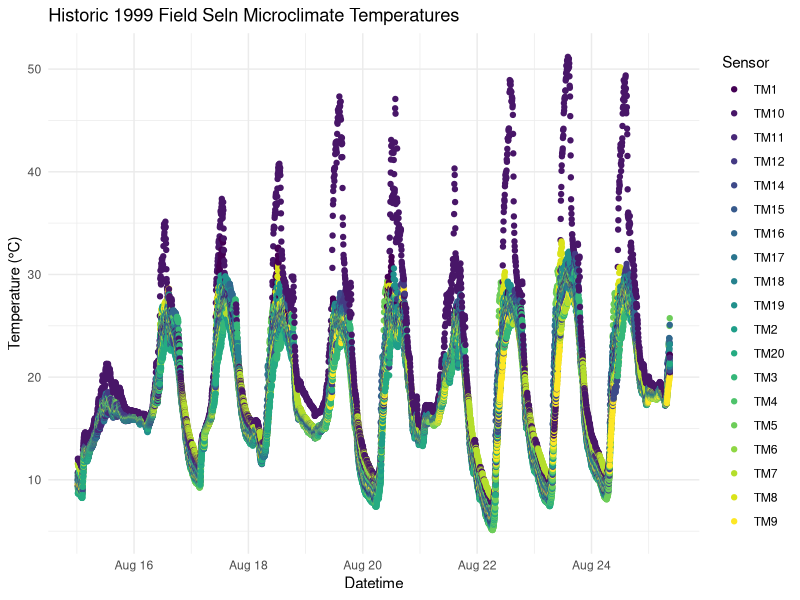
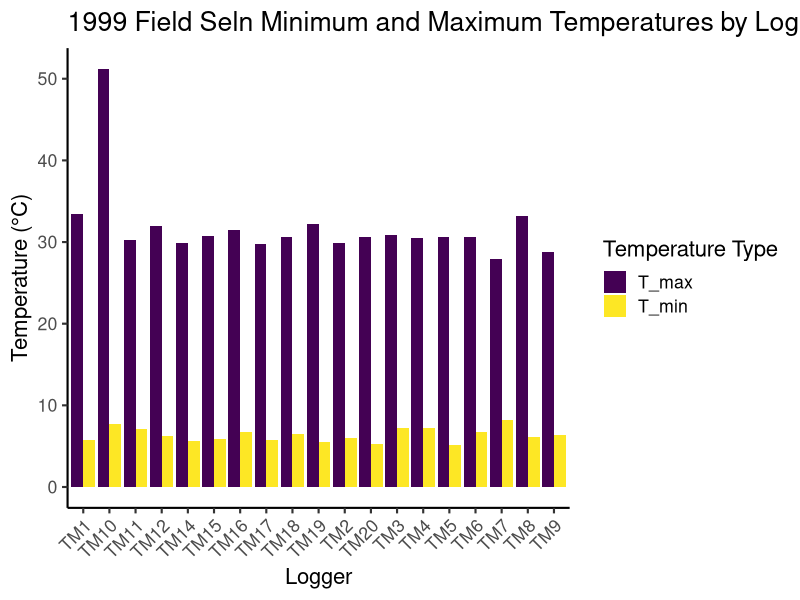

Recreate these plots in R, in order.
## Plotting Temperature Distributions from the Field Seln Expeiments from 1999
# Taylor M. Hatcher
# 
#
#
#
# install required packages
install.packages("readxl")
# Load required libraries
library(data.table)
library(ggplot2)
library(lubridate)
library(dplyr)
library(tidyr)
library(readxl)
library(viridis)


# set working directory to github repository
setwd("~/Desktop/Repos/WARP2024")

#Load data and exclude the first rows but keep header names
Colnames <- as.character(read_xlsx("UWCUH.MetData.Seln2.Aug1999.jdatecorrected.Taylorsversion.xlsx", n_max = 1, col_names = FALSE))
histmicroclimdata <- read_xlsx(path = "UWCUH.MetData.Seln2.Aug1999.jdatecorrected.Taylorsversion.xlsx", skip = 7, col_names = Colnames)

# Select for columns needed for analysis - excluding TM13 because logger seems to have been malfunctioning during recording time
histmicroclimdata <- histmicroclimdata %>%
  select("YEAR", "SITE","DATE", "JDATE", "LONGTIME", "TIME", "SOLAR", "TAIR","TM1","TM2","TM3","TM4","TM5","TM6","TM7","TM8","TM9","TM10","TM11","TM12","TM14","TM15","TM16","TM17","TM18","TM19","TM20")
# Convert LONGTIME to a proper datetime format 
histmicroclimdata$LONGTIME <- as.POSIXct(histmicroclimdata$LONGTIME, format = "%Y-%m-%d %H:%M:%S")

# Extract only the time in HH:MM format
histmicroclimdata$LONGTIME <- format(histmicroclimdata$LONGTIME, "%H:%M")

# Combine DATE and LONGTIME into a single datetime column
histmicroclimdata <- histmicroclimdata %>%
  mutate(
    DATETIME = paste(DATE, LONGTIME),        # Combine DATE and LONGTIME
    DATETIME = ymd_hm(DATETIME)             # Parse combined column as datetime
  )

# Reshape data into long format for TM1 to TM20
histmicroclimdata_long <- histmicroclimdata %>%
  pivot_longer(
    cols = starts_with("TM"), # Select all columns that start with "TM"
    names_to = "Variable", 
    values_to = "Value"
  )

# Plot all TM columns as separate lines

TemperaturePlot <- ggplot(histmicroclimdata_long, aes(x = DATETIME, y = Value, color = Variable)) +
  geom_point() +
  scale_color_viridis_d()+
  labs(
    title = "Historic 1999 Field Seln Microclimate Temperatures",
    x = "Datetime",
    y = "Temperature (°C)",
    color = "Sensor"
  ) +
  theme_minimal()

#print plot
  print(TemperaturePlot)


# Calculate temp extremes for data frame
  temp_extremes <- histmicroclimdata_long %>%
    group_by(Variable) %>%
    summarise(T_min = min(Value, na.rm = TRUE),
              T_max = max(Value, na.rm = TRUE),
              .groups = 'drop')
  
  # Reshape the temp_extremes data into long format for plotting
  temp_extremes_long <- temp_extremes %>%
    pivot_longer(cols = c(T_min, T_max), names_to = "Temperature_Type", values_to = "Temperature")
  
# Min and Max distribution plot 
histminmaxplot <- ggplot(temp_extremes_long, aes(x = Variable, y = Temperature, fill = Temperature_Type)) +
    geom_bar(stat = "identity", position = position_dodge()) +
    scale_fill_viridis_d() +
    labs(
      title = "1999 Field Seln Minimum and Maximum Temperatures by Logger",
      x = "Logger",
      y = "Temperature (°C)",
      fill = "Temperature Type"
    ) +
    theme_classic(base_size = 16) +
    theme(axis.text.x = element_text(angle = 45, hjust = 1))
  print(histminmaxplot)
